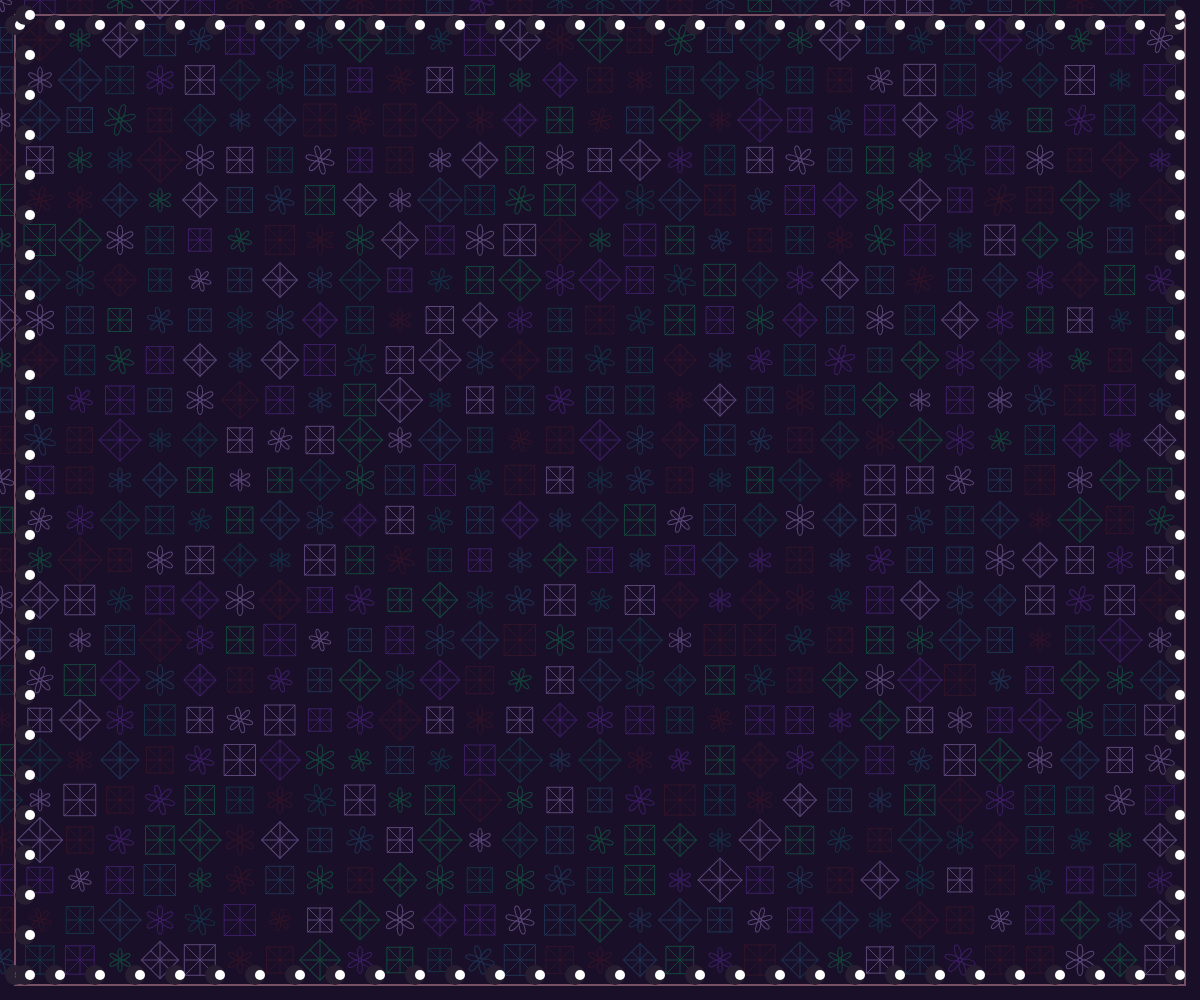
Frame 1 (no input)
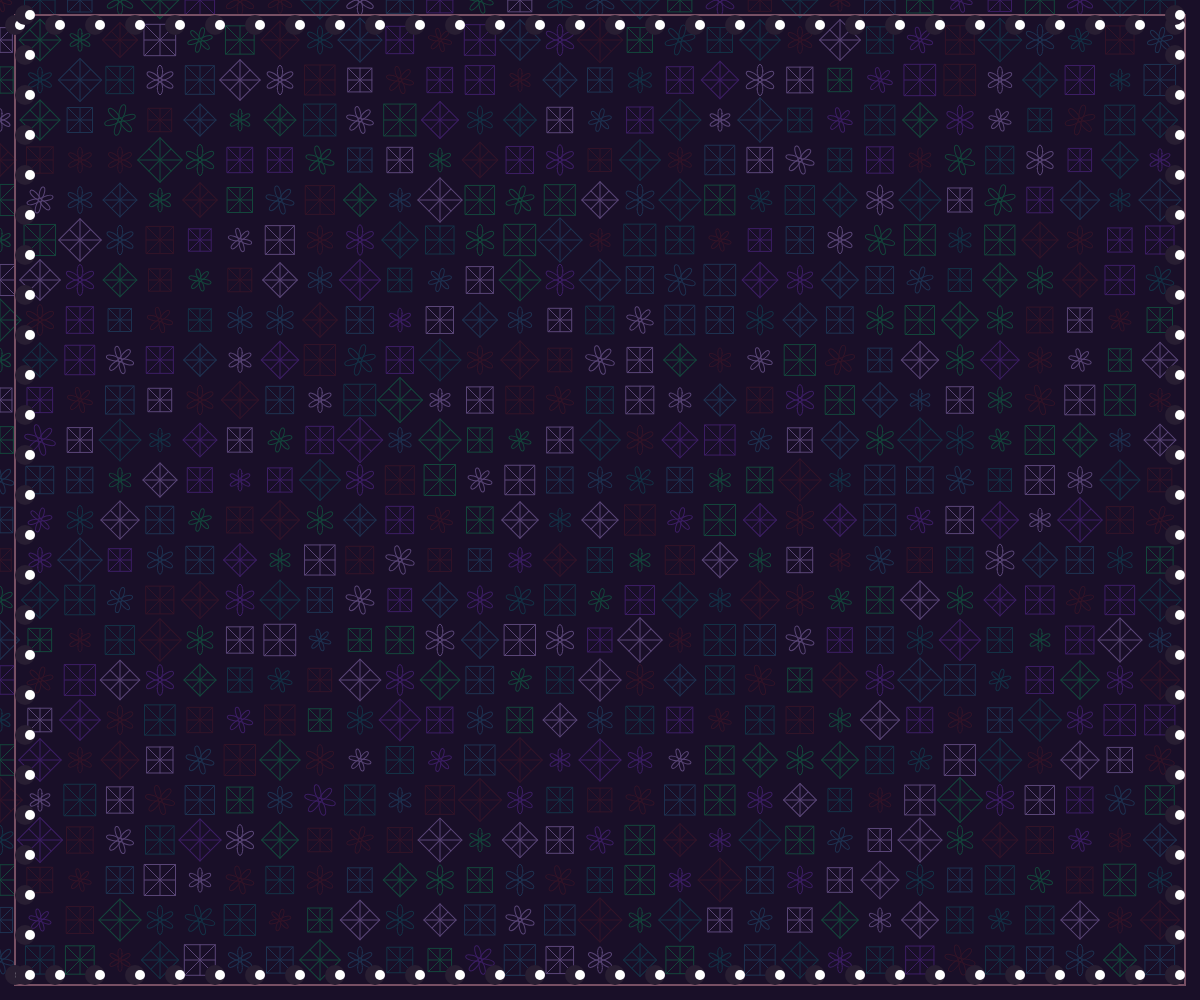
Frame 2 (the mouse pressed at the canvas centre, redrawn once)

The p5.js sketch that drew these frames (run headless with seeded random() and noise() and a simulated clock; the mouse was pressed at the canvas centre and the sketch redrawn once):

// p5.js sketch
// ── sketch.js
let grid;
let cellSize = 40;
let numCellsX, numCellsY;
let time = 0;

function setup() {
  createCanvas(windowWidth, windowHeight);
  noLoop();
  
  // Calculate grid dimensions
  numCellsX = ceil(width / cellSize);
  numCellsY = ceil(height / cellSize);
  
  // Create the grid structure
  grid = [];
  for (let y = 0; y < numCellsY; y++) {
    grid[y] = [];
    for (let x = 0; x < numCellsX; x++) {
      grid[y][x] = {
        x: x * cellSize,
        y: y * cellSize,
        type: random(['floral', 'geometric']),
        depth: random(0.7, 1),
        rotation: random(TWO_PI)
      };
    }
  }
  
  // Generate patterns
  generatePatterns();
  
  // Draw the initial scene
  draw();
}

function draw() {
  background(25, 15, 40);
  
  time += 0.005;
  
  // Draw floral motifs and geometric patterns
  for (let y = 0; y < numCellsY; y++) {
    for (let x = 0; x < numCellsX; x++) {
      let cell = grid[y][x];
      
      push();
      translate(cell.x, cell.y);
      rotate(cell.rotation);
      
      drawPattern(cell.type, cell.depth);
      
      pop();
    }
  }
  
  // Draw crescent border
  strokeWeight(2);
  noFill();
  stroke(120, 80, 100); // Tarnished brass
  
  let borderThickness = 30;
  let margin = borderThickness/2;
  
  // Outer border
  rect(margin, margin, width - borderThickness, height - borderThickness);
  
  // Inner border with crescents
  noStroke();
  fill(40, 30, 50); // Deep purple background for crescent area
  
  let crescentSize = 20;
  let spacing = 40;
  
  // Top border
  for (let x = margin; x < width - margin; x += spacing) {
    drawCrescent(x, margin + crescentSize/2, crescentSize);
  }
  
  // Bottom border
  for (let x = margin; x < width - margin; x += spacing) {
    drawCrescent(x, height - margin - crescentSize/2, crescentSize);
  }
  
  // Left border
  for (let y = margin; y < height - margin; y += spacing) {
    drawCrescent(margin + crescentSize/2, y, crescentSize);
  }
  
  // Right border
  for (let y = margin; y < height - margin; y += spacing) {
    drawCrescent(width - margin - crescentSize/2, y, crescentSize);
  }
}

function generatePatterns() {
  for (let y = 0; y < numCellsY; y++) {
    for (let x = 0; x < numCellsX; x++) {
      // Create a symmetric pattern by using coordinates
      let symmetry = (x + y) % 6;
      
      if (symmetry === 0 || symmetry === 3) {
        grid[y][x].type = 'floral';
      } else {
        grid[y][x].type = 'geometric';
      }
    }
  }
  
  // Add more complex interweaving by adjusting certain cells
  for (let y = 0; y < numCellsY; y++) {
    for (let x = 0; x < numCellsX; x++) {
      if ((x + y) % 7 === 0 && random() > 0.6) {
        grid[y][x].type = 'floral';
      }
    }
  }
  
  // Set rotations for symmetry
  for (let y = 0; y < numCellsY; y++) {
    for (let x = 0; x < numCellsX; x++) {
      if ((x + y) % 4 === 0) {
        grid[y][x].rotation = PI/4;
      } else if ((x - y) % 4 === 0) {
        grid[y][x].rotation = -PI/4;
      } else {
        grid[y][x].rotation = 0;
      }
    }
  }
}

function drawPattern(type, depth) {
  strokeWeight(1);
  
  // Use a palette of jewel tones
  let colors = [
    color(30, 50, 80),   // Deep ocean blue
    color(20, 70, 60),   // Emerald green
    color(50, 20, 40),   // Ruby red
    color(60, 30, 100),  // Violet
    color(90, 70, 120),  // Plum
    color(20, 50, 70)    // Ocean blue
  ];
  
  let c = random(colors);
  stroke(c);
  noFill();
  
  switch (type) {
    case 'floral':
      // Draw a stylized floral motif with rich colors
      let pulse = sin(time * 2) * 0.3 + 0.7;
      let size = cellSize * depth * 0.4 * pulse;
      
      // Petals
      for (let i = 0; i < 6; i++) {
        push();
        rotate(i * TWO_PI / 6);
        ellipse(0, -size * 0.8, size * 0.5, size * 1.2);
        pop();
      }
      
      // Center
      ellipse(0, 0, size * 0.3, size * 0.3);
      
      break;
      
    case 'geometric':
      // Draw a geometric pattern with rich colors
      let shapeSize = cellSize * depth * 0.4;
      
      // Square with cross
      rect(-shapeSize, -shapeSize, shapeSize * 2, shapeSize * 2);
      
      line(-shapeSize, 0, shapeSize, 0);
      line(0, -shapeSize, 0, shapeSize);
      
      // Diagonal lines
      line(-shapeSize, -shapeSize, shapeSize, shapeSize);
      line(shapeSize, -shapeSize, -shapeSize, shapeSize);
      
      break;
  }
}

function drawCrescent(x, y, size) {
  push();
  translate(x, y);
  
  // Draw crescent shape
  noStroke();
  fill(40, 30, 50); // Deep purple background
  
  // Outer circle
  ellipse(0, 0, size, size);
  
  // Inner circle (white)
  fill(255);
  ellipse(size/4, 0, size/2, size/2);
  
  pop();
}

function windowResized() {
  resizeCanvas(windowWidth, windowHeight);
  
  // Recalculate grid dimensions
  numCellsX = ceil(width / cellSize);
  numCellsY = ceil(height / cellSize);
  
  // Reinitialize the grid
  grid = [];
  for (let y = 0; y < numCellsY; y++) {
    grid[y] = [];
    for (let x = 0; x < numCellsX; x++) {
      grid[y][x] = {
        x: x * cellSize,
        y: y * cellSize,
        type: random(['floral', 'geometric']),
        depth: random(0.7, 1),
        rotation: random(TWO_PI)
      };
    }
  }
  
  // Regenerate the patterns
  generatePatterns();
}
